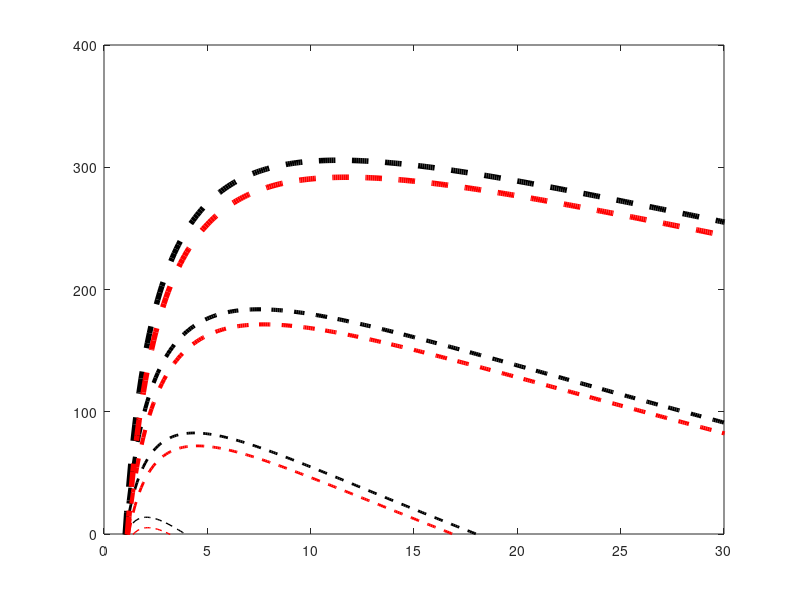

Here is the MATLAB script that generated this plot:
clear all
r=[1:0.1:100];
%r=4;
gamma=1.4;
n_c=0.85;
n_t=0.87;
n_m=0.99;
n_b=0.98;
gamma_gas=1.333;
cpa=1.005;
cpg=1.148;
t01=288;
p01=1;
delp_regena=r*p01*0.03;
delp_regeng=0.04;
delp_b=r*p01*0.02;
e_regen=0.9;
cv=43100;

%t=1100/288;
tmax=5;
t=[2:1:tmax];

c=r.^((gamma-1)/gamma);




for ii=1:tmax-1

t02=t01+t01.*(r.^((gamma-1)/gamma)-1)./n_c;
t03=t(ii)*t01;

p03=p01.*r-delp_b;
p04=p01;
t04=t03-n_t.*t03*(1-(p04./p03).^((gamma_gas-1)/gamma_gas));

wt=cpg*(t03-t04);
wc=cpa*(t02-t01);

wtc=wc/n_m;

wnet=wt-wtc;

qin=cpg*(t03-t02);

f=qin./(cv*n_b);

sfc=f./wnet;

n_cycle=1./(sfc*cv);

figure(2);
plot(r,wnet,'--k',...
    'LineWidth',ii,...
    'MarkerSize',8,...
    'MarkerEdgeColor','r')
xlim([0 30])
ylim([0 400])
pause
hold on
end




for ii=1:tmax-1

t02=t01+t01.*(r.^((gamma-1)/gamma)-1)./n_c;
t03=t(ii)*t01;

p03=p01.*r-delp_regena-delp_b;
p04=p01+delp_regeng;
t04=t03-n_t.*t03*(1-(p04./p03).^((gamma_gas-1)/gamma_gas));

wt=cpg*(t03-t04);
wc=cpa*(t02-t01);

wtc=wc/n_m;

wnet=wt-wtc;

t05=t02+e_regen*(t04-t02);

qin=cpg*(t03-t05);

f=qin./(cv*n_b);

sfc=f./wnet;

n_cycle=1./(sfc*cv);


plot(r,wnet,'--r',...
    'LineWidth',ii,...
    'MarkerSize',8,...
    'MarkerEdgeColor','r')

pause
end

